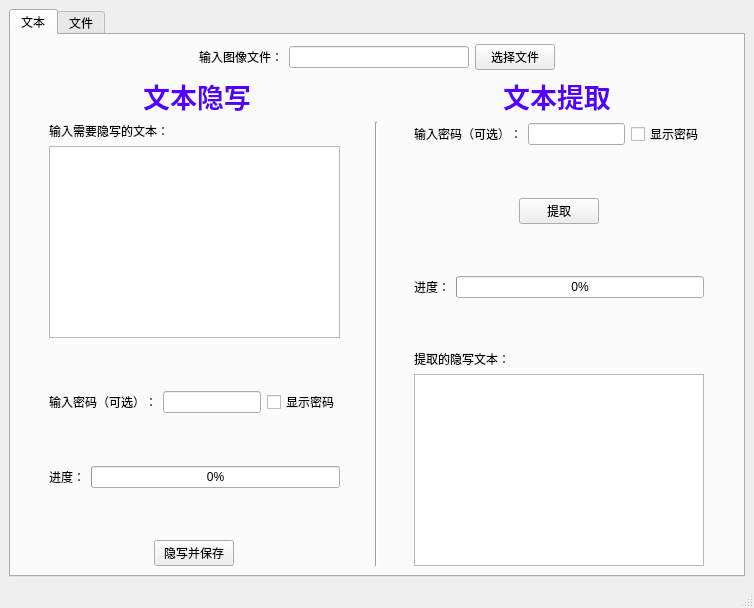
<?xml version="1.0" encoding="UTF-8"?>
<ui version="4.0">
 <class>MainWindow</class>
 <widget class="QMainWindow" name="MainWindow">
  <property name="geometry">
   <rect>
    <x>0</x>
    <y>0</y>
    <width>754</width>
    <height>608</height>
   </rect>
  </property>
  <property name="windowTitle">
   <string>Steganography Software</string>
  </property>
  <property name="autoFillBackground">
   <bool>false</bool>
  </property>
  <property name="styleSheet">
   <string notr="true"/>
  </property>
  <widget class="QWidget" name="centralwidget">
   <layout class="QVBoxLayout" name="verticalLayout_5">
    <item>
     <widget class="QTabWidget" name="tabWidget">
      <property name="currentIndex">
       <number>0</number>
      </property>
      <widget class="QWidget" name="tab">
       <attribute name="title">
        <string>文本</string>
       </attribute>
       <layout class="QVBoxLayout" name="verticalLayout_6">
        <item>
         <layout class="QHBoxLayout" name="horizontalLayout_2">
          <item>
           <spacer name="horizontalSpacer_5">
            <property name="orientation">
             <enum>Qt::Horizontal</enum>
            </property>
            <property name="sizeHint" stdset="0">
             <size>
              <width>40</width>
              <height>20</height>
             </size>
            </property>
           </spacer>
          </item>
          <item>
           <widget class="QLabel" name="label_3">
            <property name="text">
             <string>输入图像文件：</string>
            </property>
           </widget>
          </item>
          <item>
           <widget class="QLineEdit" name="lineEdit"/>
          </item>
          <item>
           <widget class="QPushButton" name="pushButton">
            <property name="autoFillBackground">
             <bool>false</bool>
            </property>
            <property name="text">
             <string>选择文件</string>
            </property>
            <property name="autoDefault">
             <bool>true</bool>
            </property>
           </widget>
          </item>
          <item>
           <spacer name="horizontalSpacer_6">
            <property name="orientation">
             <enum>Qt::Horizontal</enum>
            </property>
            <property name="sizeHint" stdset="0">
             <size>
              <width>40</width>
              <height>20</height>
             </size>
            </property>
           </spacer>
          </item>
         </layout>
        </item>
        <item>
         <layout class="QHBoxLayout" name="horizontalLayout">
          <item>
           <widget class="QLabel" name="label">
            <property name="text">
             <string>&lt;html&gt;&lt;head/&gt;&lt;body&gt;&lt;p align=&quot;center&quot;&gt;&lt;span style=&quot; font-size:20pt; font-weight:600; color:#5500ff;&quot;&gt;文本隐写&lt;/span&gt;&lt;/p&gt;&lt;/body&gt;&lt;/html&gt;</string>
            </property>
           </widget>
          </item>
          <item>
           <widget class="QLabel" name="label_2">
            <property name="text">
             <string>&lt;html&gt;&lt;head/&gt;&lt;body&gt;&lt;p align=&quot;center&quot;&gt;&lt;span style=&quot; font-size:20pt; font-weight:600; color:#5500ff;&quot;&gt;文本提取&lt;/span&gt;&lt;/p&gt;&lt;/body&gt;&lt;/html&gt;</string>
            </property>
           </widget>
          </item>
         </layout>
        </item>
        <item>
         <layout class="QHBoxLayout" name="horizontalLayout_5">
          <item>
           <spacer name="horizontalSpacer_4">
            <property name="orientation">
             <enum>Qt::Horizontal</enum>
            </property>
            <property name="sizeHint" stdset="0">
             <size>
              <width>40</width>
              <height>20</height>
             </size>
            </property>
           </spacer>
          </item>
          <item>
           <layout class="QVBoxLayout" name="verticalLayout_2">
            <item>
             <layout class="QVBoxLayout" name="verticalLayout">
              <item>
               <widget class="QLabel" name="label_7">
                <property name="text">
                 <string>输入需要隐写的文本：</string>
                </property>
               </widget>
              </item>
              <item>
               <widget class="QPlainTextEdit" name="plainTextEdit"/>
              </item>
             </layout>
            </item>
            <item>
             <spacer name="verticalSpacer_2">
              <property name="orientation">
               <enum>Qt::Vertical</enum>
              </property>
              <property name="sizeHint" stdset="0">
               <size>
                <width>20</width>
                <height>40</height>
               </size>
              </property>
             </spacer>
            </item>
            <item>
             <layout class="QHBoxLayout" name="horizontalLayout_3">
              <item>
               <widget class="QLabel" name="label_9">
                <property name="text">
                 <string>输入密码（可选）：</string>
                </property>
               </widget>
              </item>
              <item>
               <widget class="QLineEdit" name="lineEdit_2">
                <property name="inputMethodHints">
                 <set>Qt::ImhHiddenText|Qt::ImhNoAutoUppercase|Qt::ImhNoPredictiveText|Qt::ImhSensitiveData</set>
                </property>
                <property name="echoMode">
                 <enum>QLineEdit::Password</enum>
                </property>
               </widget>
              </item>
              <item>
               <widget class="QCheckBox" name="checkBox">
                <property name="text">
                 <string>显示密码</string>
                </property>
               </widget>
              </item>
             </layout>
            </item>
            <item>
             <spacer name="verticalSpacer_9">
              <property name="orientation">
               <enum>Qt::Vertical</enum>
              </property>
              <property name="sizeHint" stdset="0">
               <size>
                <width>20</width>
                <height>40</height>
               </size>
              </property>
             </spacer>
            </item>
            <item>
             <layout class="QHBoxLayout" name="horizontalLayout_6">
              <item>
               <widget class="QLabel" name="label_11">
                <property name="text">
                 <string>进度：</string>
                </property>
               </widget>
              </item>
              <item>
               <widget class="QProgressBar" name="progressBar">
                <property name="value">
                 <number>0</number>
                </property>
                <property name="textVisible">
                 <bool>true</bool>
                </property>
               </widget>
              </item>
             </layout>
            </item>
            <item>
             <spacer name="verticalSpacer">
              <property name="orientation">
               <enum>Qt::Vertical</enum>
              </property>
              <property name="sizeHint" stdset="0">
               <size>
                <width>20</width>
                <height>40</height>
               </size>
              </property>
             </spacer>
            </item>
            <item alignment="Qt::AlignHCenter">
             <widget class="QPushButton" name="pushButton_2">
              <property name="text">
               <string>隐写并保存</string>
              </property>
             </widget>
            </item>
           </layout>
          </item>
          <item>
           <spacer name="horizontalSpacer">
            <property name="orientation">
             <enum>Qt::Horizontal</enum>
            </property>
            <property name="sizeHint" stdset="0">
             <size>
              <width>40</width>
              <height>20</height>
             </size>
            </property>
           </spacer>
          </item>
          <item>
           <widget class="Line" name="line">
            <property name="orientation">
             <enum>Qt::Vertical</enum>
            </property>
           </widget>
          </item>
          <item>
           <spacer name="horizontalSpacer_2">
            <property name="orientation">
             <enum>Qt::Horizontal</enum>
            </property>
            <property name="sizeHint" stdset="0">
             <size>
              <width>40</width>
              <height>20</height>
             </size>
            </property>
           </spacer>
          </item>
          <item>
           <layout class="QVBoxLayout" name="verticalLayout_4">
            <item>
             <layout class="QHBoxLayout" name="horizontalLayout_4">
              <item>
               <widget class="QLabel" name="label_10">
                <property name="text">
                 <string>输入密码（可选）：</string>
                </property>
               </widget>
              </item>
              <item>
               <widget class="QLineEdit" name="lineEdit_3">
                <property name="inputMethodHints">
                 <set>Qt::ImhHiddenText|Qt::ImhNoAutoUppercase|Qt::ImhNoPredictiveText|Qt::ImhSensitiveData</set>
                </property>
                <property name="echoMode">
                 <enum>QLineEdit::Password</enum>
                </property>
               </widget>
              </item>
              <item>
               <widget class="QCheckBox" name="checkBox_2">
                <property name="text">
                 <string>显示密码</string>
                </property>
               </widget>
              </item>
             </layout>
            </item>
            <item>
             <spacer name="verticalSpacer_4">
              <property name="orientation">
               <enum>Qt::Vertical</enum>
              </property>
              <property name="sizeHint" stdset="0">
               <size>
                <width>20</width>
                <height>40</height>
               </size>
              </property>
             </spacer>
            </item>
            <item alignment="Qt::AlignHCenter">
             <widget class="QPushButton" name="pushButton_3">
              <property name="text">
               <string>提取</string>
              </property>
             </widget>
            </item>
            <item>
             <spacer name="verticalSpacer_8">
              <property name="orientation">
               <enum>Qt::Vertical</enum>
              </property>
              <property name="sizeHint" stdset="0">
               <size>
                <width>20</width>
                <height>40</height>
               </size>
              </property>
             </spacer>
            </item>
            <item>
             <layout class="QHBoxLayout" name="horizontalLayout_7">
              <item>
               <widget class="QLabel" name="label_13">
                <property name="text">
                 <string>进度：</string>
                </property>
               </widget>
              </item>
              <item>
               <widget class="QProgressBar" name="progressBar_2">
                <property name="enabled">
                 <bool>true</bool>
                </property>
                <property name="maximum">
                 <number>100</number>
                </property>
                <property name="value">
                 <number>0</number>
                </property>
                <property name="textVisible">
                 <bool>true</bool>
                </property>
               </widget>
              </item>
             </layout>
            </item>
            <item>
             <spacer name="verticalSpacer_3">
              <property name="orientation">
               <enum>Qt::Vertical</enum>
              </property>
              <property name="sizeHint" stdset="0">
               <size>
                <width>20</width>
                <height>40</height>
               </size>
              </property>
             </spacer>
            </item>
            <item>
             <layout class="QVBoxLayout" name="verticalLayout_3">
              <item>
               <widget class="QLabel" name="label_12">
                <property name="text">
                 <string>提取的隐写文本：</string>
                </property>
               </widget>
              </item>
              <item>
               <widget class="QPlainTextEdit" name="plainTextEdit_2">
                <property name="readOnly">
                 <bool>true</bool>
                </property>
               </widget>
              </item>
             </layout>
            </item>
           </layout>
          </item>
          <item>
           <spacer name="horizontalSpacer_3">
            <property name="orientation">
             <enum>Qt::Horizontal</enum>
            </property>
            <property name="sizeHint" stdset="0">
             <size>
              <width>40</width>
              <height>20</height>
             </size>
            </property>
           </spacer>
          </item>
         </layout>
        </item>
       </layout>
      </widget>
      <widget class="QWidget" name="tab_2">
       <attribute name="title">
        <string>文件</string>
       </attribute>
       <layout class="QVBoxLayout" name="verticalLayout_11">
        <item>
         <layout class="QHBoxLayout" name="horizontalLayout_13">
          <item>
           <widget class="QLabel" name="label_4">
            <property name="text">
             <string>&lt;html&gt;&lt;head/&gt;&lt;body&gt;&lt;p align=&quot;center&quot;&gt;&lt;span style=&quot; font-size:20pt; font-weight:600; color:#5500ff;&quot;&gt;文件隐写&lt;/span&gt;&lt;/p&gt;&lt;/body&gt;&lt;/html&gt;</string>
            </property>
           </widget>
          </item>
          <item>
           <widget class="QLabel" name="label_5">
            <property name="text">
             <string>&lt;html&gt;&lt;head/&gt;&lt;body&gt;&lt;p align=&quot;center&quot;&gt;&lt;span style=&quot; font-size:20pt; font-weight:600; color:#5500ff;&quot;&gt;文件提取&lt;/span&gt;&lt;/p&gt;&lt;/body&gt;&lt;/html&gt;</string>
            </property>
           </widget>
          </item>
         </layout>
        </item>
        <item>
         <layout class="QHBoxLayout" name="horizontalLayout_8">
          <item>
           <spacer name="horizontalSpacer_7">
            <property name="orientation">
             <enum>Qt::Horizontal</enum>
            </property>
            <property name="sizeHint" stdset="0">
             <size>
              <width>13</width>
              <height>17</height>
             </size>
            </property>
           </spacer>
          </item>
          <item>
           <layout class="QVBoxLayout" name="verticalLayout_7">
            <item>
             <layout class="QVBoxLayout" name="verticalLayout_8">
              <item>
               <widget class="QLabel" name="label_8">
                <property name="text">
                 <string>输入需要隐写的文件：</string>
                </property>
               </widget>
              </item>
              <item>
               <layout class="QHBoxLayout" name="horizontalLayout_15">
                <item>
                 <widget class="QLineEdit" name="lineEdit_4"/>
                </item>
                <item>
                 <widget class="QPushButton" name="pushButton_4">
                  <property name="text">
                   <string>选择文件</string>
                  </property>
                 </widget>
                </item>
               </layout>
              </item>
             </layout>
            </item>
            <item>
             <spacer name="verticalSpacer_5">
              <property name="orientation">
               <enum>Qt::Vertical</enum>
              </property>
              <property name="sizeHint" stdset="0">
               <size>
                <width>20</width>
                <height>40</height>
               </size>
              </property>
             </spacer>
            </item>
            <item>
             <layout class="QHBoxLayout" name="horizontalLayout_9">
              <item>
               <widget class="QLabel" name="label_14">
                <property name="text">
                 <string>输入密码（可选）：</string>
                </property>
               </widget>
              </item>
              <item>
               <widget class="QLineEdit" name="lineEdit_5">
                <property name="inputMethodHints">
                 <set>Qt::ImhHiddenText|Qt::ImhNoAutoUppercase|Qt::ImhNoPredictiveText|Qt::ImhSensitiveData</set>
                </property>
                <property name="echoMode">
                 <enum>QLineEdit::Password</enum>
                </property>
               </widget>
              </item>
              <item>
               <widget class="QCheckBox" name="checkBox_3">
                <property name="text">
                 <string>显示密码</string>
                </property>
               </widget>
              </item>
             </layout>
            </item>
            <item>
             <spacer name="verticalSpacer_10">
              <property name="orientation">
               <enum>Qt::Vertical</enum>
              </property>
              <property name="sizeHint" stdset="0">
               <size>
                <width>20</width>
                <height>40</height>
               </size>
              </property>
             </spacer>
            </item>
            <item>
             <layout class="QHBoxLayout" name="horizontalLayout_10">
              <item>
               <widget class="QLabel" name="label_15">
                <property name="text">
                 <string>进度：</string>
                </property>
               </widget>
              </item>
              <item>
               <widget class="QProgressBar" name="progressBar_3">
                <property name="value">
                 <number>0</number>
                </property>
                <property name="textVisible">
                 <bool>true</bool>
                </property>
               </widget>
              </item>
             </layout>
            </item>
            <item>
             <spacer name="verticalSpacer_6">
              <property name="orientation">
               <enum>Qt::Vertical</enum>
              </property>
              <property name="sizeHint" stdset="0">
               <size>
                <width>20</width>
                <height>40</height>
               </size>
              </property>
             </spacer>
            </item>
            <item alignment="Qt::AlignHCenter">
             <widget class="QPushButton" name="pushButton_5">
              <property name="text">
               <string>隐写并保存</string>
              </property>
             </widget>
            </item>
           </layout>
          </item>
          <item>
           <spacer name="horizontalSpacer_8">
            <property name="orientation">
             <enum>Qt::Horizontal</enum>
            </property>
            <property name="sizeHint" stdset="0">
             <size>
              <width>13</width>
              <height>17</height>
             </size>
            </property>
           </spacer>
          </item>
          <item>
           <widget class="Line" name="line_2">
            <property name="orientation">
             <enum>Qt::Vertical</enum>
            </property>
           </widget>
          </item>
          <item>
           <spacer name="horizontalSpacer_9">
            <property name="orientation">
             <enum>Qt::Horizontal</enum>
            </property>
            <property name="sizeHint" stdset="0">
             <size>
              <width>13</width>
              <height>17</height>
             </size>
            </property>
           </spacer>
          </item>
          <item>
           <layout class="QVBoxLayout" name="verticalLayout_9">
            <item>
             <layout class="QHBoxLayout" name="horizontalLayout_11">
              <item>
               <widget class="QLabel" name="label_16">
                <property name="text">
                 <string>输入密码（可选）：</string>
                </property>
               </widget>
              </item>
              <item>
               <widget class="QLineEdit" name="lineEdit_6">
                <property name="inputMethodHints">
                 <set>Qt::ImhHiddenText|Qt::ImhNoAutoUppercase|Qt::ImhNoPredictiveText|Qt::ImhSensitiveData</set>
                </property>
                <property name="echoMode">
                 <enum>QLineEdit::Password</enum>
                </property>
               </widget>
              </item>
              <item>
               <widget class="QCheckBox" name="checkBox_4">
                <property name="text">
                 <string>显示密码</string>
                </property>
               </widget>
              </item>
             </layout>
            </item>
            <item>
             <spacer name="verticalSpacer_7">
              <property name="orientation">
               <enum>Qt::Vertical</enum>
              </property>
              <property name="sizeHint" stdset="0">
               <size>
                <width>20</width>
                <height>40</height>
               </size>
              </property>
             </spacer>
            </item>
            <item alignment="Qt::AlignHCenter">
             <widget class="QPushButton" name="pushButton_6">
              <property name="text">
               <string>提取</string>
              </property>
             </widget>
            </item>
            <item>
             <spacer name="verticalSpacer_11">
              <property name="orientation">
               <enum>Qt::Vertical</enum>
              </property>
              <property name="sizeHint" stdset="0">
               <size>
                <width>20</width>
                <height>40</height>
               </size>
              </property>
             </spacer>
            </item>
            <item>
             <layout class="QHBoxLayout" name="horizontalLayout_12">
              <item>
               <widget class="QLabel" name="label_17">
                <property name="text">
                 <string>进度：</string>
                </property>
               </widget>
              </item>
              <item>
               <widget class="QProgressBar" name="progressBar_4">
                <property name="enabled">
                 <bool>true</bool>
                </property>
                <property name="maximum">
                 <number>100</number>
                </property>
                <property name="value">
                 <number>0</number>
                </property>
                <property name="textVisible">
                 <bool>true</bool>
                </property>
               </widget>
              </item>
             </layout>
            </item>
            <item>
             <spacer name="verticalSpacer_12">
              <property name="orientation">
               <enum>Qt::Vertical</enum>
              </property>
              <property name="sizeHint" stdset="0">
               <size>
                <width>20</width>
                <height>40</height>
               </size>
              </property>
             </spacer>
            </item>
            <item>
             <layout class="QVBoxLayout" name="verticalLayout_10">
              <item>
               <widget class="QLabel" name="label_18">
                <property name="text">
                 <string>提取的隐写文件：</string>
                </property>
               </widget>
              </item>
              <item>
               <widget class="QPlainTextEdit" name="plainTextEdit_3">
                <property name="maximumSize">
                 <size>
                  <width>16777215</width>
                  <height>192</height>
                 </size>
                </property>
               </widget>
              </item>
             </layout>
            </item>
           </layout>
          </item>
          <item>
           <spacer name="horizontalSpacer_10">
            <property name="orientation">
             <enum>Qt::Horizontal</enum>
            </property>
            <property name="sizeHint" stdset="0">
             <size>
              <width>13</width>
              <height>17</height>
             </size>
            </property>
           </spacer>
          </item>
         </layout>
        </item>
       </layout>
      </widget>
     </widget>
    </item>
   </layout>
  </widget>
  <widget class="QStatusBar" name="statusbar"/>
  <action name="actionAbout">
   <property name="text">
    <string>About</string>
   </property>
  </action>
 </widget>
 <resources/>
 <connections/>
</ui>
